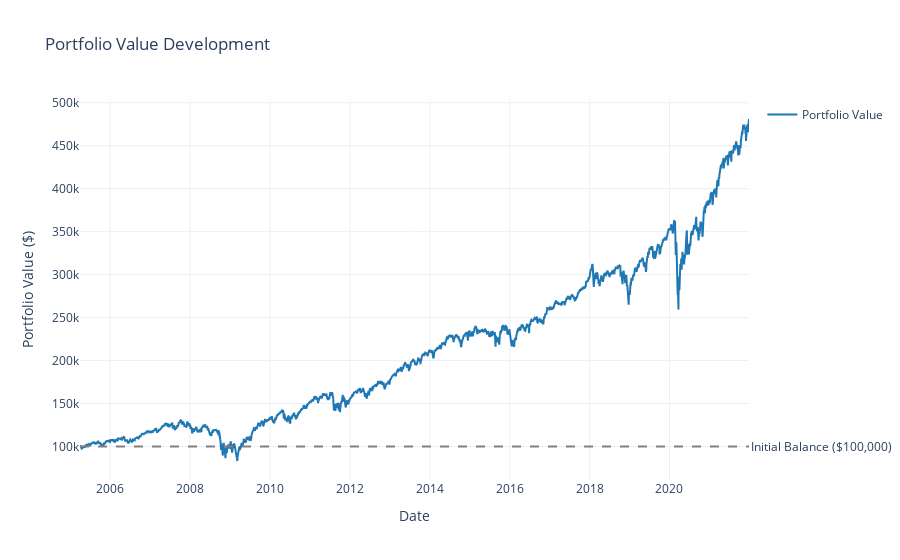

The code cell stored with this chart in its notebook:
### Markdown cell above
#### Load DRL Model and Evaluate

### Code cell
agent_path = agent_model_files[-1]
agent_name = os.path.basename(agent_path)
print(f"\n--- Evaluating Agent: {agent_name} ---")

eval_env = PortfolioEnv(
    df_prices=eval_df_prices,
    df_ret=eval_df_ret,
    df_vola=eval_df_vol,
)

drl_agent = DRLAgent(env=eval_env)
drl_agent.load(agent_path)
eval_metrics, portfolio = drl_agent.evaluate(eval_env, n_eval_episodes=1, deterministic=True)

print(portfolio)
portfolio.plot_value_history()

### Figure 1 — Plotly figure (JSON) as saved in the notebook; plotly's stock layout.template omitted (floating-point values rounded to 4 significant figures; data arrays with more than 128 entries replaced by an {"elided": "..."} marker saying what was removed)
{"data": [{"hovertemplate": "Date: %{x}<br>Value: $%{y:,.2f}<extra></extra>", "line": {"color": "#1f77b4", "width": 2}, "name": "Portfolio Value", "type": "scatter", "x": {"elided": "4217 str values"}, "y": {"elided": "4217 float values"}}], "layout": {"annotations": [{"showarrow": false, "text": "Initial Balance ($100,000)", "x": 1, "xanchor": "left", "xref": "x domain", "y": 100000, "yanchor": "middle", "yref": "y"}], "hovermode": "x unified", "shapes": [{"line": {"color": "gray", "dash": "dash"}, "type": "line", "x0": 0, "x1": 1, "xref": "x domain", "y0": 100000, "y1": 100000, "yref": "y"}], "showlegend": true, "title": {"text": "Portfolio Value Development"}, "xaxis": {"title": {"text": "Date"}}, "yaxis": {"title": {"text": "Portfolio Value ($)"}}}}
